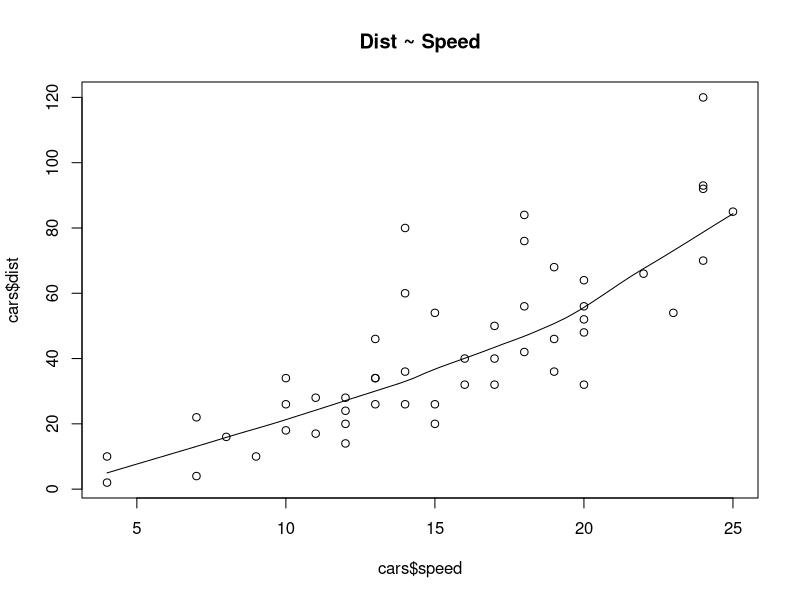
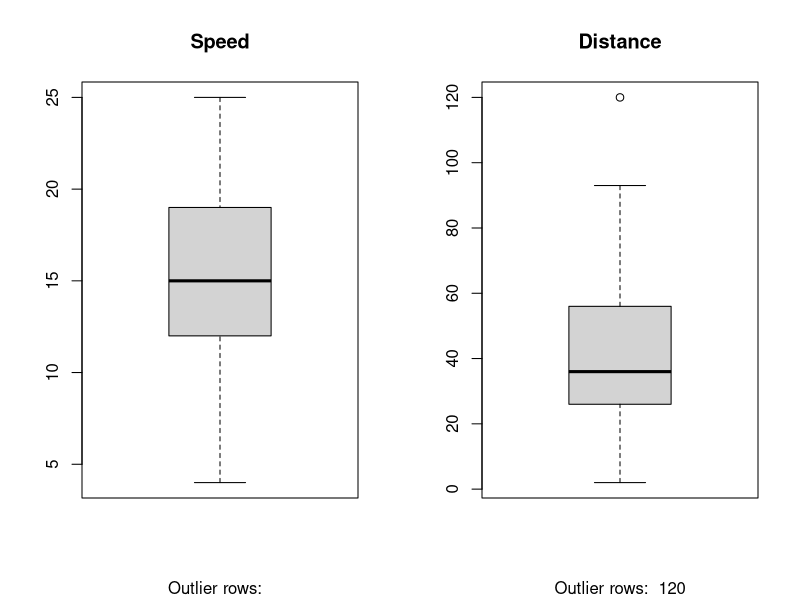
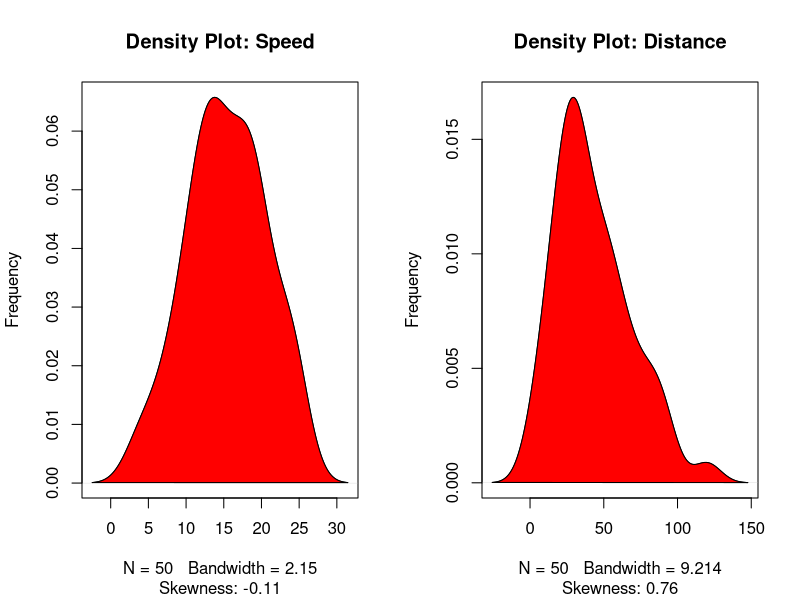

Here is the R script that generated these plots, in order:
head(cars)

#Scatter Plot
scatter.smooth(x=cars$speed, y=cars$dist, main="Dist ~ Speed")  # scatterplot


#Box plot
par(mfrow=c(1, 2))  # divide graph area in 2 columns
boxplot(cars$speed, main="Speed", sub=paste("Outlier rows: ", boxplot.stats(cars$speed)$out))  # box plot for 'speed'
boxplot(cars$dist, main="Distance", sub=paste("Outlier rows: ", boxplot.stats(cars$dist)$out))  # box plot for 'distance'


#Density Plot

library(e1071)
par(mfrow=c(1, 2))  # divide graph area in 2 columns
plot(density(cars$speed), main="Density Plot: Speed", ylab="Frequency", sub=paste("Skewness:", round(e1071::skewness(cars$speed), 2)))  # density plot for 'speed'
polygon(density(cars$speed), col="red")
plot(density(cars$dist), main="Density Plot: Distance", ylab="Frequency", sub=paste("Skewness:", round(e1071::skewness(cars$dist), 2)))  # density plot for 'dist'
polygon(density(cars$dist), col="red")
